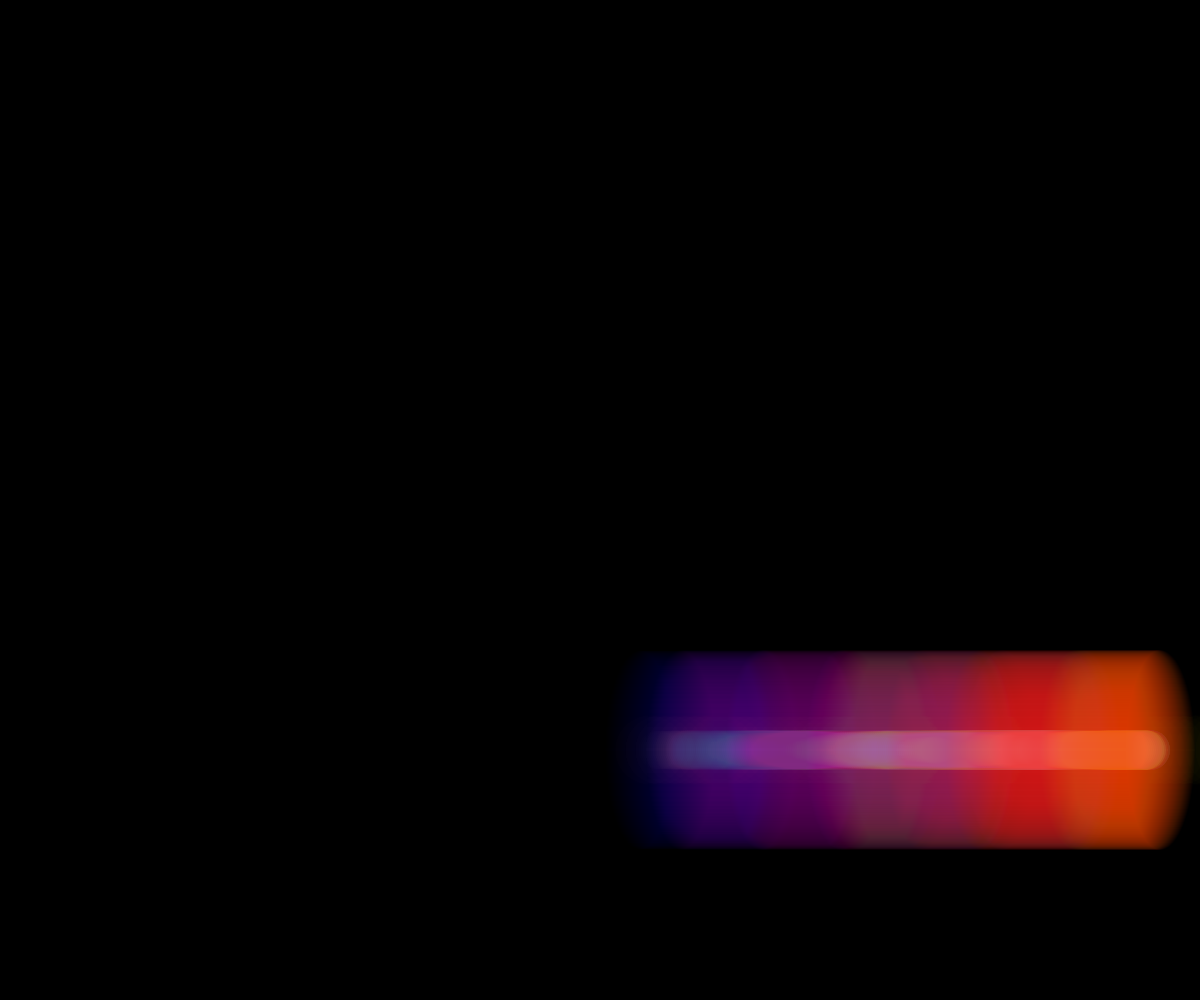
Frame 1 (no input)
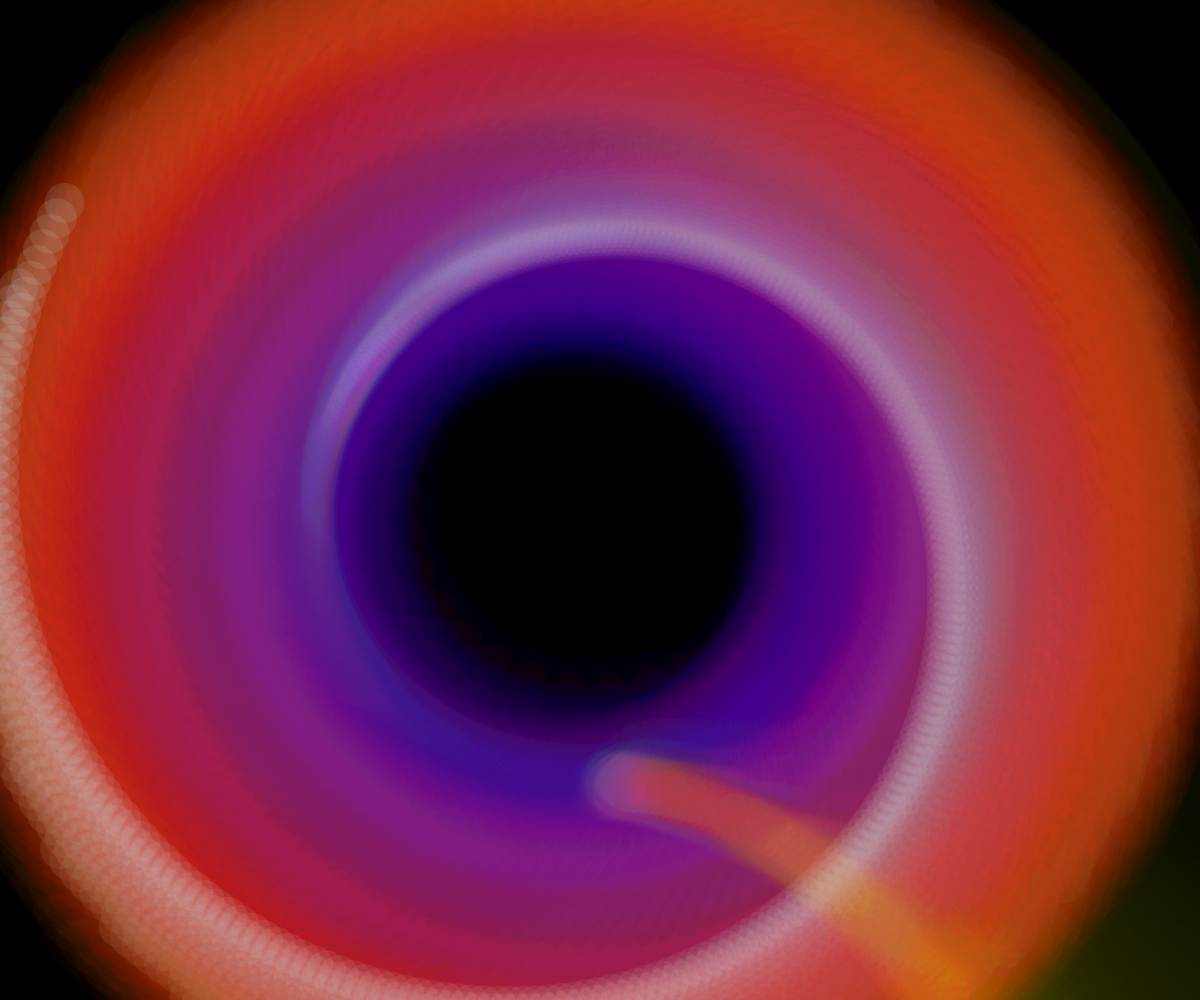
Frame 60 (no input)
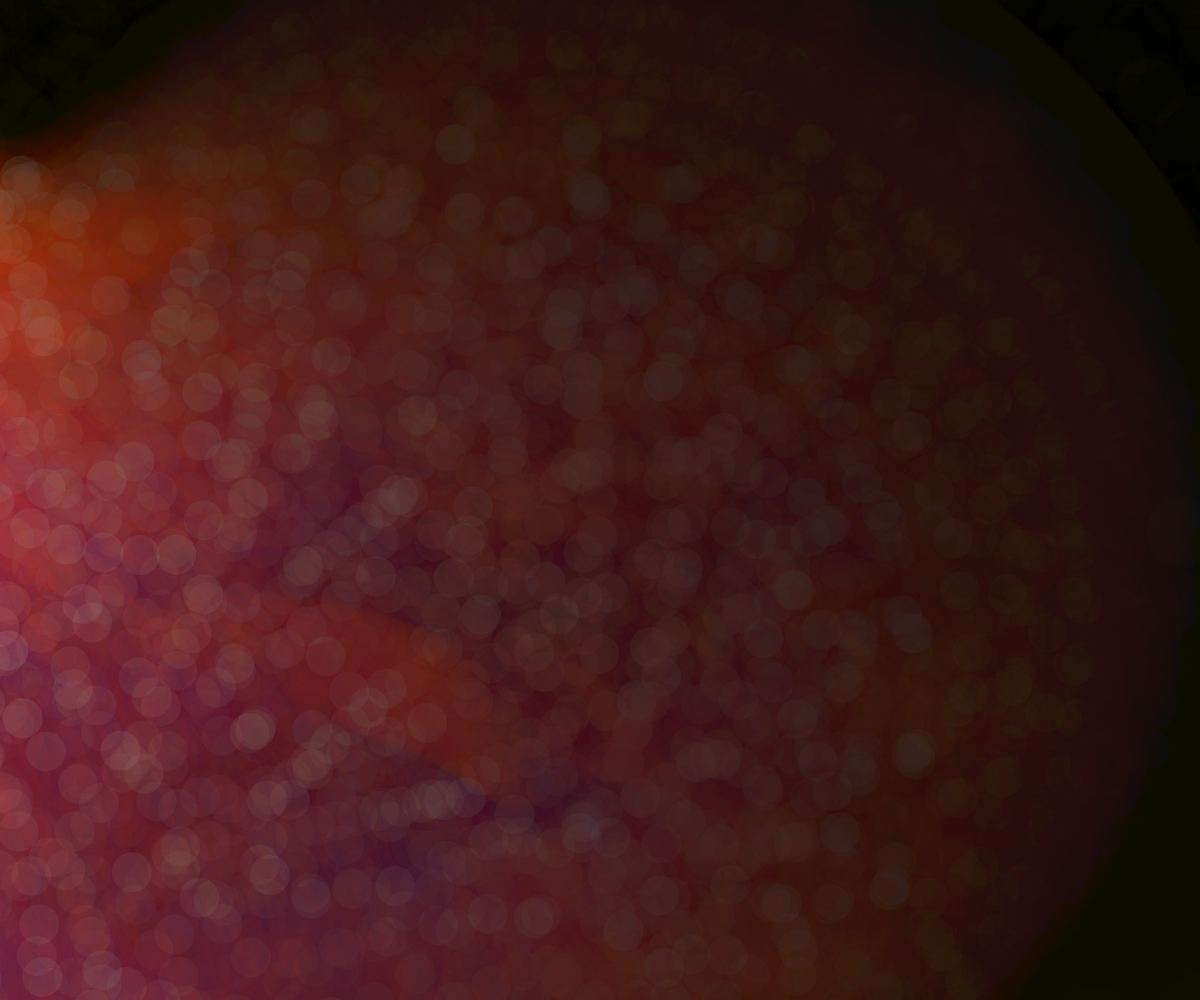
Frame 120 (the mouse pressed at the canvas centre since frame 60)

The p5.js sketch that drew these frames (run headless with seeded random() and noise() and a simulated clock; from frame 60 on, the mouse is pressed at the canvas centre):

// p5.js sketch
// ── sketch.js
var angle = 0;
var angleIncrease = 0.001;

function setup(){
  createCanvas(windowWidth, windowHeight);
  fill(0, 0, 0, 255);
  stroke(0, 0, 0, 0);
  rectMode(CORNER);
  rect(0, 0, windowWidth, windowHeight); //so black background doesnt fade
}

function draw(){
  //loop counter
  var i;
  background(0, 0, 0, 10); //for trail
  //no outline
  rotate(angle);
  stroke(0, 0, 0, 0);
  translate(windowWidth/2, windowHeight/2 - angle/2);
  for(i = 0; i <= 250; i++){
    rotate(angle/7);
    ellipseMode(CENTER);
    fill(255 + i*2, 100 + i*4, 100 - i*3, 2);
    ellipse(50 + i*10, 250, 70, 70);
  }
  for(i = 0; i <= 250; i++){
    rotate(angle/2);
    ellipseMode(CENTER);
    fill(200, 200, 200, 0+i/7);
    ellipse(50 + i*2, 250, 40, 40);
  }
  for(i = 0; i <= 520; i++){
    rotate(angle);
    ellipseMode(CENTER);
    fill(100 + i/3, 30 + i/10, 255 - i/2,  1 + i/80);
    ellipse(40 + i, 250, 70, 200);
  }
  if(mouseIsPressed){
    angleIncrease += 0.001;
  }
  angle += angleIncrease;
}

function windowResized(){
  resizeCanvas(windowWidth, windowHeight);
}
